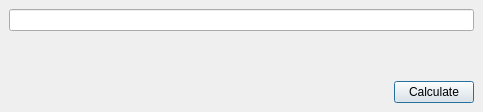
<?xml version="1.0" encoding="UTF-8"?>
<ui version="4.0">
 <class>XvcWindow</class>
 <widget class="QMainWindow" name="XvcWindow">
  <property name="geometry">
   <rect>
    <x>0</x>
    <y>0</y>
    <width>483</width>
    <height>112</height>
   </rect>
  </property>
  <property name="sizePolicy">
   <sizepolicy hsizetype="Preferred" vsizetype="Fixed">
    <horstretch>0</horstretch>
    <verstretch>0</verstretch>
   </sizepolicy>
  </property>
  <property name="maximumSize">
   <size>
    <width>16777215</width>
    <height>112</height>
   </size>
  </property>
  <property name="windowTitle">
   <string>XvcGui</string>
  </property>
  <widget class="QWidget" name="centralwidget">
   <layout class="QVBoxLayout" name="verticalLayout_2">
    <item>
     <widget class="QLineEdit" name="input"/>
    </item>
    <item>
     <widget class="QLabel" name="output">
      <property name="text">
       <string/>
      </property>
     </widget>
    </item>
    <item>
     <layout class="QHBoxLayout" name="horizontalLayout">
      <item>
       <spacer name="horizontalSpacer">
        <property name="orientation">
         <enum>Qt::Horizontal</enum>
        </property>
        <property name="sizeHint" stdset="0">
         <size>
          <width>40</width>
          <height>20</height>
         </size>
        </property>
       </spacer>
      </item>
      <item>
       <widget class="QPushButton" name="calculateButton">
        <property name="text">
         <string>Calculate</string>
        </property>
        <property name="default">
         <bool>true</bool>
        </property>
       </widget>
      </item>
     </layout>
    </item>
   </layout>
  </widget>
 </widget>
 <resources/>
 <connections>
  <connection>
   <sender>input</sender>
   <signal>returnPressed()</signal>
   <receiver>calculateButton</receiver>
   <slot>click()</slot>
   <hints>
    <hint type="sourcelabel">
     <x>241</x>
     <y>22</y>
    </hint>
    <hint type="destinationlabel">
     <x>420</x>
     <y>83</y>
    </hint>
   </hints>
  </connection>
  <connection>
   <sender>input</sender>
   <signal>returnPressed()</signal>
   <receiver>input</receiver>
   <slot>selectAll()</slot>
   <hints>
    <hint type="sourcelabel">
     <x>241</x>
     <y>22</y>
    </hint>
    <hint type="destinationlabel">
     <x>241</x>
     <y>22</y>
    </hint>
   </hints>
  </connection>
 </connections>
</ui>
